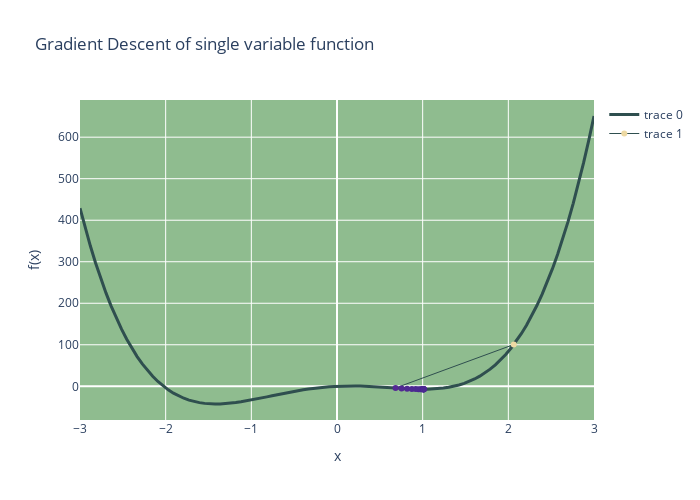

Source (notebook cell):
### Markdown cell above
Wykres dla funkcji jednej zmiennej f(x):

### Code cell
max_r = 3
X = np.linspace(-max_r, max_r, 100)
Y = np.array([f(np.array([x])) for x in X])

pt = RNG.uniform(-max_r, max_r, 1)
dsc = gradient_descent(pt, 0.005, grad_f, 0.01, 100)
if not dsc[1]:
    print("Algorithm hasn't found the optimum, steps are out of bounds")
else:
    steps = np.array([x for x in dsc[0]
                    if abs(x[0]) < max_r])
    XS = steps[:, 0]
    YS = np.array([f(x) for x in steps])

    layout = go.Layout(width=700, height=500,
                       title='Gradient Descent of single variable function',
                       xaxis_title='x',
                       yaxis_title='f(x)',
                       plot_bgcolor='DarkSeaGreen')
    fig = go.Figure(data=[go.Scatter(x=X, y=Y, line=dict(color='DarkSlateGrey', width=3))], 
                    layout=layout)
    fig.add_trace(go.Scatter(x=XS, y=YS, mode='lines+markers', 
                            marker=dict(size=6, color=YS,
                            colorscale='Agsunset'),
                            line=dict(color='DarkSlateGrey', width=1)))
    fig.show()

### Figure 1 — Plotly figure (JSON) as saved in the notebook; plotly's stock layout.template omitted (floating-point values rounded to 4 significant figures)
{"data": [{"line": {"color": "DarkSlateGrey", "width": 3}, "type": "scatter", "x": [-3, -2.939, -2.879, -2.818, -2.758, -2.697, -2.636, -2.576, -2.515, -2.455, -2.394, -2.333, -2.273, -2.212, -2.152, -2.091, -2.03, -1.97, -1.909, -1.848, -1.788, -1.727, -1.667, -1.606, -1.545, -1.485, -1.424, -1.364, -1.303, -1.242, -1.182, -1.121, -1.061, -1, -0.9394, -0.8788, -0.8182, -0.7576, -0.697, -0.6364, -0.5758, -0.5152, -0.4545, -0.3939, -0.3333, -0.2727, -0.2121, -0.1515, -0.09091, -0.0303, 0.0303, 0.09091, 0.1515, 0.2121, 0.2727, 0.3333, 0.3939, 0.4545, 0.5152, 0.5758, 0.6364, 0.697, 0.7576, 0.8182, 0.8788, 0.9394, 1, 1.061, 1.121, 1.182, 1.242, 1.303, 1.364, 1.424, 1.485, 1.545, 1.606, 1.667, 1.727, 1.788, 1.848, 1.909, 1.97, 2.03, 2.091, 2.152, 2.212, 2.273, 2.333, 2.394, 2.455, 2.515, 2.576, 2.636, 2.697, 2.758, 2.818, 2.879, 2.939, 3], "y": [429, 381.7, 337.8, 297.2, 259.6, 225.0, 193.2, 164.1, 137.5, 113.3, 91.41, 71.64, 53.9, 38.06, 24.01, 11.65, 0.8451, -8.492, -16.47, -23.19, -28.74, -33.23, -36.73, -39.34, -41.14, -42.2, -42.62, -42.45, -41.78, -40.66, -39.16, -37.35, -35.28, -33, -30.57, -28.03, -25.43, -22.8, -20.2, -17.65, -15.18, -12.82, -10.6, -8.538, -6.654, -4.964, -3.479, -2.209, -1.159, -0.3307, 0.2756, 0.6641, 0.8422, 0.8202, 0.612, 0.2346, -0.292, -0.9443, -1.696, -2.516, -3.372, -4.228, -5.044, -5.776, -6.38, -6.806, -7, -6.908, -6.469, -5.623, -4.303, -2.441, 0.03586, 3.202, 7.137, 11.92, 17.64, 24.38, 32.24, 41.31, 51.68, 63.46, 76.75, 91.67, 108.3, 126.8, 147.3, 169.8, 194.5, 221.6, 251.1, 283.3, 318.2, 355.9, 396.7, 440.6, 487.8, 538.6, 592.9, 651]}, {"line": {"color": "DarkSlateGrey", "width": 1}, "marker": {"color": [100.6, -4.04, -4.994, -5.781, -6.341, -6.683, -6.863, -6.947, -6.983, -6.998, -7.003, -7.005, -7.006, -7.006, -7.006, -7.006, -7.006, -7.006, -7.006, -7.006], "colorscale": [[0, "rgb(75, 41, 145)"], [0.1667, "rgb(135, 44, 162)"], [0.3333, "rgb(192, 54, 157)"], [0.5, "rgb(234, 79, 136)"], [0.6667, "rgb(250, 120, 118)"], [0.8333, "rgb(246, 169, 122)"], [1, "rgb(237, 217, 163)"]], "size": 6}, "mode": "lines+markers", "type": "scatter", "x": [2.064, 0.6836, 0.7537, 0.8186, 0.8743, 0.9186, 0.9512, 0.9737, 0.9885, 0.9979, 1.004, 1.007, 1.009, 1.011, 1.011, 1.012, 1.012, 1.012, 1.012, 1.012], "y": [100.6, -4.04, -4.994, -5.781, -6.341, -6.683, -6.863, -6.947, -6.983, -6.998, -7.003, -7.005, -7.006, -7.006, -7.006, -7.006, -7.006, -7.006, -7.006, -7.006]}], "layout": {"height": 500, "plot_bgcolor": "DarkSeaGreen", "title": {"text": "Gradient Descent of single variable function"}, "width": 700, "xaxis": {"title": {"text": "x"}}, "yaxis": {"title": {"text": "f(x)"}}}}
